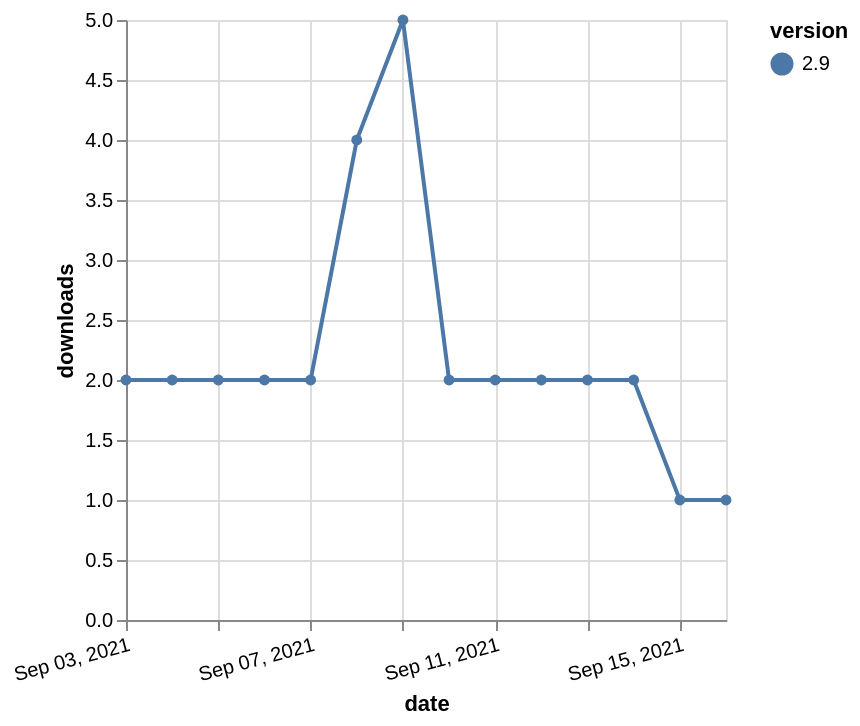

Write a Vega-Lite specification for this figure.
### Vega-Lite specification from a JSON file in a GitHub repository (floating-point values rounded to 4 significant figures)
{"$schema": "https://vega.github.io/schema/vega-lite/v5.json", "description": "A simple bar chart with embedded data.", "data": {"values": [{"date": "2021-09-03", "total": 9188, "delta": 2, "version": "2.9"}, {"date": "2021-09-04", "total": 9190, "delta": 2, "version": "2.9"}, {"date": "2021-09-05", "total": 9192, "delta": 2, "version": "2.9"}, {"date": "2021-09-06", "total": 9194, "delta": 2, "version": "2.9"}, {"date": "2021-09-07", "total": 9196, "delta": 2, "version": "2.9"}, {"date": "2021-09-08", "total": 9200, "delta": 4, "version": "2.9"}, {"date": "2021-09-09", "total": 9205, "delta": 5, "version": "2.9"}, {"date": "2021-09-10", "total": 9207, "delta": 2, "version": "2.9"}, {"date": "2021-09-11", "total": 9209, "delta": 2, "version": "2.9"}, {"date": "2021-09-12", "total": 9211, "delta": 2, "version": "2.9"}, {"date": "2021-09-13", "total": 9213, "delta": 2, "version": "2.9"}, {"date": "2021-09-14", "total": 9215, "delta": 2, "version": "2.9"}, {"date": "2021-09-15", "total": 9216, "delta": 1, "version": "2.9"}, {"date": "2021-09-16", "total": 9217, "delta": 1, "version": "2.9"}]}, "width": "container", "mark": {"type": "line", "point": {"filled": true}}, "encoding": {"x": {"field": "date", "type": "temporal", "timeUnit": "yearmonthdate", "title": "date", "axis": {"labelAngle": -15}}, "y": {"field": "delta", "type": "quantitative", "title": "downloads"}, "color": {"field": "version", "type": "nominal"}, "tooltip": {"field": "delta"}}}
